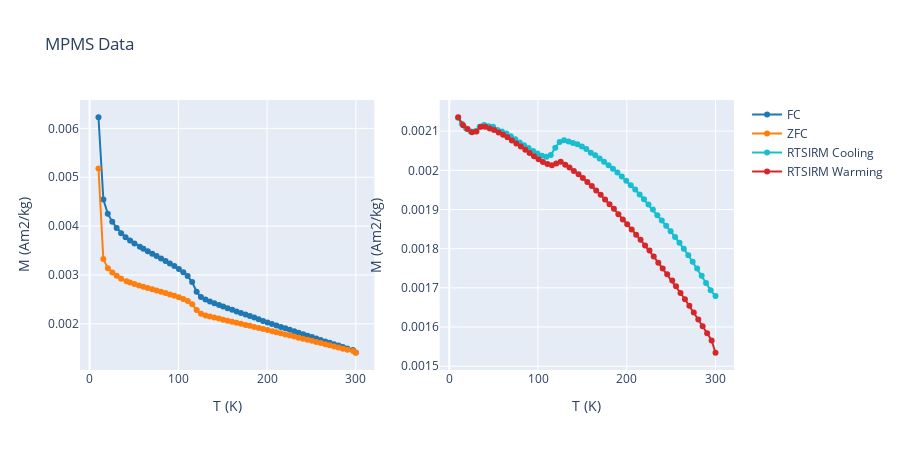

Notebook code for this chart:
### Markdown cell above
### Make interactive plots

Rather than the static plots made above (which are made using matplotlib), you may want to make interactive plots where you can zoom in and out and see the values of individual points. This can be done by putting in the parameter `use_plotly=True` which generates plots using Plotly.

### Code cell
rmag.plot_mpms_dc(fc_data, zfc_data, rtsirm_cool_data, rtsirm_warm_data, use_plotly=True)
